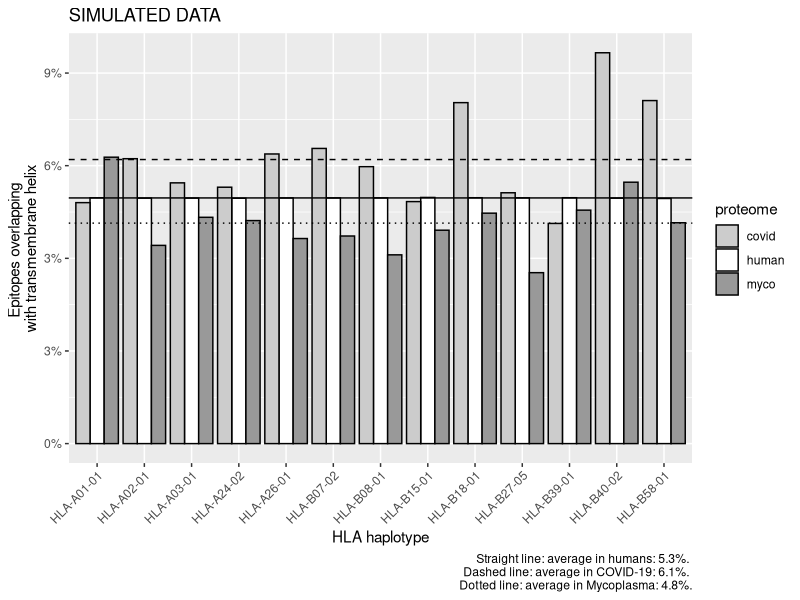

The R source for this figure: (Note: this script raises an error after producing the figure.)
## ---- chunk 1
knitr::opts_chunk$set(echo = TRUE)
## ---- chunk 2
library(testthat)
library(tidyr)
library(ggplot2)
## ---- chunk 3
get_haplotypes <- function() {
  c(
    "HLA-A01-01",
    "HLA-A02-01",
    "HLA-A03-01",
    "HLA-A24-02",
    "HLA-A26-01",
    "HLA-B07-02",
    "HLA-B08-01",
    "HLA-B18-01",
    "HLA-B27-05",
    "HLA-B39-01",
    "HLA-B40-02", 
    "HLA-B58-01",
    "HLA-B15-01"
  )
}
## ---- chunk 4
# n: sample size, equals the number of HLA haplotypes
n <- length(get_haplotypes())
# f denotes 'fraction', a value between 0.0 and 1.0
f_human <- rnorm(n = n, mean = 0.053, sd = 0.0001)
f_covid <- rnorm(n = n, mean = runif(n = 1, min = 0.03, max = 0.1), sd = 0.01)
f_myco <- rnorm(n = n, mean = runif(n = 1, min = 0.03, max = 0.1), sd = 0.01)
expect_true(all(f_human > 0.0))
expect_true(all(f_human < 1.0))
expect_true(all(f_covid > 0.0))
expect_true(all(f_covid < 1.0))
expect_true(all(f_myco > 0.0))
expect_true(all(f_myco < 1.0))
## ---- chunk 5
t_human_covid <- ks.test(x = f_human, y = f_covid)
print(t_human_covid)
## ---- chunk 6
t_human_myco <- ks.test(x = f_human, y = f_myco)
print(t_human_myco)
## ---- chunk 7
alpha <- 0.05
get_verdict <- function(p_value, alpha) {
  if (p_value <= alpha) {
    return("Reject that the two samples are taken from a same distribution")
  }
  "Accept that the two samples are taken from a same distribution"
}
verdict_human_covid <- get_verdict(t_human_covid$p.value, alpha)
verdict_human_myco <- get_verdict(t_human_myco$p.value, alpha)
print(paste("COVID-19:", verdict_human_covid))
print(paste("Mycobacterium:", verdict_human_myco))
## ---- chunk 8
df <- tibble::tibble(
  proteome = rep(c("human", "covid", "myco"), each = n),
  haplotype = rep(get_haplotypes(), time = 3),
  f = c(f_human, f_covid, f_myco)
)
df$proteome <- as.factor(df$proteome)
df$haplotype <- as.factor(df$haplotype)
## ---- chunk 9
df_stats_wide <- data.frame(
  statistic   = c(t_human_covid$statistic  , t_human_myco$statistic),
  p_value     = c(t_human_covid$p.value    , t_human_myco$p.value),
  alternative = c(t_human_covid$alternative, t_human_myco$alternative),
  method      = c(t_human_covid$method     , t_human_myco$method),
  data_name   = c(t_human_covid$data.name  , t_human_myco$data.name),
  alpha       = alpha,
  n           = length(get_haplotypes()),
  verdict     = c(verdict_human_covid      , verdict_human_myco)
)
df_stats <- t(df_stats_wide)
values_covid <- df_stats[,1]
values_myco <- df_stats[,2]
param_names <- rownames(df_stats)
df_stats <- data.frame(
  parameter = param_names,
  value_covid = values_covid,
  value_myco = values_myco
)

knitr::kable(df_stats[,c(1,2)], row.names = FALSE)
knitr::kable(df_stats[,c(1,3)], row.names = FALSE)
## ---- chunk 10
write.csv(df_stats[,c(1,2)], "bbbq_1_stats_covid.csv", row.names = FALSE)
write.csv(df_stats[,c(1,3)], "bbbq_1_stats_myco.csv", row.names = FALSE)
## ---- chunk 11
ggplot(df, aes(x = haplotype, y = f, fill = proteome)) + 
  scale_fill_manual(values = c("human" = "#ffffff", "covid" = "#cccccc", "myco" = "#999999")) +
  geom_col(position = position_dodge(), color = "#000000") + xlab("HLA haplotype") + 
  ylab("Epitopes overlapping \nwith transmembrane helix") +
  scale_y_continuous(labels = scales::percent_format(accuracy = 3)) +
  theme(axis.text.x = element_text(angle = 45, hjust = 1)) +
  geom_hline(yintercept = mean(f_human)) +
  geom_hline(yintercept = mean(f_covid), lty = "dashed") +
  geom_hline(yintercept = mean(f_myco), lty = "dotted") +
  labs(
    title = "SIMULATED DATA",
    caption = paste0(
      "Straight line: average in humans: ", formatC(100.0 * mean(f_human), digits = 2),"%. \n",
      "Dashed line: average in COVID-19: ", formatC(100.0 * mean(f_covid), digits = 2),"%. \n",
      "Dotted line: average in Mycoplasma: ", formatC(100.0 * mean(f_myco), digits = 2),"%."  
    )
  ) + ggsave("fig_bbbq_1.png", width = 7, height = 7)
## ---- chunk 12
df_wide <- spread(df, proteome, f)
df_wide$covid <- formatC(100.0 * df_wide$covid, digits = 3)
df_wide$human <- formatC(100.0 * df_wide$human, digits = 3)
df_wide$myco <- formatC(100.0 * df_wide$myco, digits = 3)
## ---- chunk 13
knitr::kable(df_wide, caption = "Percentage of MHC-I epitopes overlapping with transmembrane helix")
## ---- chunk 14
write.csv(df_wide, "bbbq_1_percentages.csv", row.names = FALSE)
